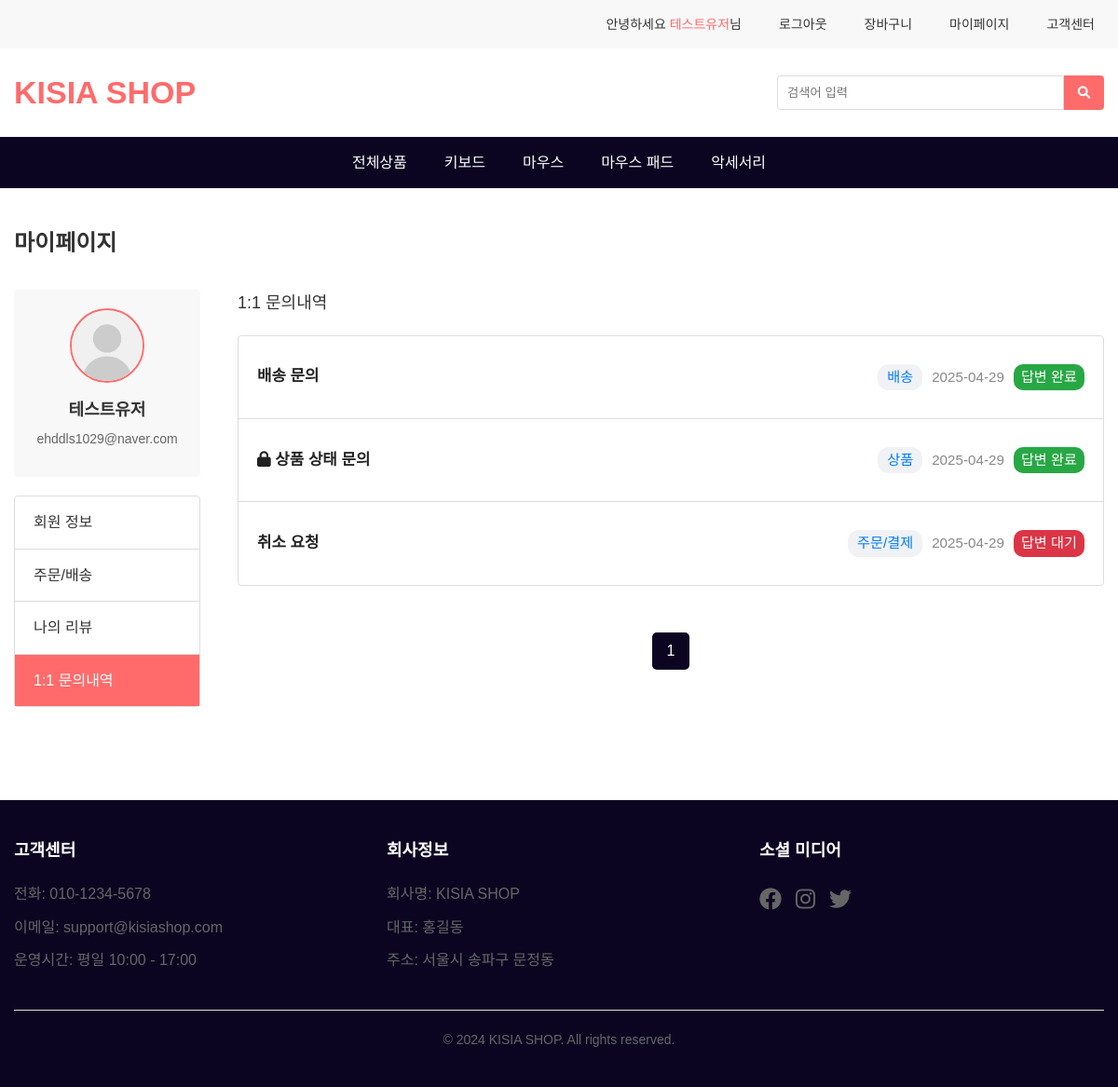
/mainmenu/mypage.php?tab=mypage_inquiry.php (signed in), run on the app's committed database.
### tables this page shows
CREATE TABLE IF NOT EXISTS inquiry (
    id INT PRIMARY KEY AUTO_INCREMENT,
    user_id INT,
    title VARCHAR(255),
    content TEXT,
    is_secret BOOLEAN,
    type VARCHAR(50) NOT NULL,
    created_at DATETIME DEFAULT CURRENT_TIMESTAMP,
    secret_password VARCHAR(255),
    inquiry_status VARCHAR(50) NOT NULL DEFAULT '답변 대기',
    answer TEXT,
    answer_at DATETIME,
    FOREIGN KEY (user_id) REFERENCES users(id) ON DELETE SET NULL
);

### mainmenu/queries/get_header_session.php (called while the page is built, shortened)
<?php
    $name = $_SESSION['name'] ?? '';
    $email = $_SESSION['email'] ?? '';
?>

### mainmenu/queries/get_mypage_inquiry.php (called while the page is built, shortened)
<?php
    require_once '/var/www/html/mainmenu/common/db.php';
    $userId = $_SESSION['id'];
    $page = isset($_GET['page']) ? (int)$_GET['page'] : 1;
    $items_per_page = 3;
    $offset = ($page - 1) * $items_per_page;
    $sql = "SELECT * FROM inquiry WHERE user_id = ? LIMIT ?, ?";
    $stmt = mysqli_prepare($conn, $sql);
    mysqli_stmt_bind_param($stmt, "iii", $userId, $offset, $items_per_page);
    mysqli_stmt_execute($stmt);
    $get_inquiry = mysqli_stmt_get_result($stmt);
    $inquiry = mysqli_fetch_all($get_inquiry, MYSQLI_ASSOC);
    $count_sql = "SELECT COUNT(*) as total FROM inquiry WHERE user_id = ?";
    $stmt_count = mysqli_prepare($conn, $count_sql);
    mysqli_stmt_bind_param($stmt_count, "i", $userId);
    mysqli_stmt_execute($stmt_count);
    $result_count = mysqli_stmt_get_result($stmt_count);
    $total_row = mysqli_fetch_assoc($result_count);
    $total_items = (int)$total_row['total'];
    $total_pages = ceil($total_items / $items_per_page);
?>

### mainmenu/mypage_inquiry.php (the view, shortened to what this page needs)
<?php require_once 'queries/get_mypage_inquiry.php'; ?>
        <div class="container">
            <div class="mypage-container">
                <h2 class="page-title">마이페이지</h2>
                <div class="mypage-content">
                    <div class="mypage-sidebar">
                        <div class="profile-section">
                            <div class="profile-image">
                                <img src="profile/default-profile.svg" alt="프로필 이미지">
                            </div>
                            <div class="profile-info">
                                <h3 class="profile-name"><?php echo htmlspecialchars($name); ?></h3>
                                <p class="profile-email"><?php echo htmlspecialchars($email); ?></p>
                            </div>
                        </div>
                        <ul class="mypage-menu">
                            <li><a href="mypage.php?tab=mypage_profile.php" data-section="profile-edit-section">회원 정보</a></li>
                            <li><a href="mypage.php?tab=mypage_order.php" data-section="order-section">주문/배송</a></li>
                            <li><a href="mypage.php?tab=mypage_review.php" data-section="review-section">나의 리뷰</a></li>
                            <li><a href="mypage.php?tab=mypage_inquiry.php" data-section="inquiry-section" class="active">1:1 문의내역</a></li>
                        </ul>
                    </div>
                    <div class="mypage-section" id="inquiry-section">
                        <h3>1:1 문의내역</h3>
                        <div class="inquiry-list">
                            <?php foreach($inquiry as $i) : ?>
                                <div class="inquiry-item">
                                    <div class="inquiry-header">
                                        <a href="inquiry_detail.php?id=<?php echo $i['id']; ?>">
                                            <h4>
                                                <?php if($i['is_secret']) echo '<i class="fas fa-lock"></i> '; ?>
                                                <?php echo htmlspecialchars($i['title']); ?>
                                            </h4>
                                        </a>
                                        <div class="inquiry-info-group">
                                            <span class="inquiry-type"><?php echo $i['type']; ?></span>
                                            <span class="inquiry-date"><?php echo date('Y-m-d', strtotime($i['created_at'])); ?></span>
                                            <?php if($i['inquiry_status'] == '답변 대기') : ?>
                                                <span class="inquiry-status">답변 대기</span>
                                            <?php elseif($i['inquiry_status'] == '답변 완료') : ?>
                                                <span class="inquiry-status_done">답변 완료</span>
                                            <?php endif; ?>
                                        </div>
                                    </div>
                                </div>
                            <?php endforeach; ?>
                        </div>
                        <div class="pagination" id="pagination">
                            <?php
                                for ($i = 1; $i <= $total_pages; $i++) {
                                    $active = $i == $page ? 'active' : '';
                                    echo "<a href='?page=$i' class='$active'>$i</a>";
                                }
                            ?>
                        </div>
                    </div>
                </div>
            </div>
        </div>

### mainmenu/css/style.css (style rules this page uses)
* { margin: 0; padding: 0; box-sizing: border-box; }
body { font-family: 'Noto Sans KR', sans-serif; line-height: 1.6; color: #333; }
.container { max-width: 1200px; margin: 0 auto; padding: 0 15px; }
a { text-decoration: none; color: inherit; }
ul { list-style: none; }

### mainmenu/css/mypage.css (style rules this page uses)
.mypage-container { padding: 40px 0; }
.page-title { margin-bottom: 30px; font-size: 24px; font-weight: 700; }
.mypage-content { display: flex; gap: 40px; }
.mypage-sidebar { width: 200px; flex-shrink: 0; }
.profile-section { background-color: #f8f8f8; border-radius: 4px; padding: 20px; margin-bottom: 20px; text-align: center; }
.profile-image { width: 80px; height: 80px; margin: 0 auto 15px; border-radius: 50%; overflow: hidden; border: 2px solid #ff6b6b; }
.profile-image img { width: 100%; height: 100%; object-fit: cover; }
.profile-info { margin-bottom: 10px; }
.profile-name { font-size: 18px; font-weight: 700; margin-bottom: 5px; color: #333; }
.profile-email { font-size: 14px; color: #666; }
.mypage-menu { list-style: none; padding: 0; margin: 0; border: 1px solid #ddd; border-radius: 4px; }
.mypage-menu li { border-bottom: 1px solid #ddd; }
.mypage-menu li:last-child { border-bottom: none; }
.mypage-menu a { display: block; padding: 15px 20px; color: #333; text-decoration: none; transition: all 0.3s ease; }
.mypage-menu a.active { background-color: #ff6b6b; color: white; }
.mypage-section { flex: 1; }
.mypage-section h3 { margin-bottom: 20px; font-size: 18px; font-weight: 500; }
.inquiry-list { border: 1px solid #ddd; border-radius: 4px; }
.inquiry-item { padding: 20px; border-bottom: 1px solid #ddd; }
.inquiry-item:last-child { border-bottom: none; }
.inquiry-header { display: flex; align-items: center; justify-content: space-between; gap: 16px; padding: 10px 0; }
.inquiry-header a { flex: 1; min-width: 0; text-decoration: none; }
.inquiry-header h4 { margin: 0; font-size: 1.05rem; color: #222; white-space: nowrap; overflow: hidden; text-overflow: ellipsis; }
.inquiry-info-group { display: flex; align-items: center; gap: 10px; }
.inquiry-type { background: #f0f2f5; color: #007bff; padding: 2px 10px; border-radius: 12px; font-size: 0.95rem; }
.inquiry-date { color: #888; font-size: 0.95rem; }
.inquiry-status_done { font-size: 0.95rem; color: #fff; background: #28a745; border-radius: 10px; padding: 2px 8px; }
.inquiry-status { font-size: 0.95rem; color: #fff; background: #dc3545; border-radius: 10px; padding: 2px 8px; }
.pagination { display: flex ; justify-content: center; align-items: center; gap: 10px; margin: 50px 0; }
.pagination a { display: inline-flex ; align-items: center; justify-content: center; width: 40px; height: 40px; border-radius: 5px; background-color: white; color: #333; text-decoration: none; transition: all 0.3s; }
.pagination a.active { background-color: #0c0521; color: white; }

### mainmenu/common/footer.php (style rules this page uses)
.container { max-width: 1200px; margin: 0 auto; padding: 0 15px; }

### data on the page
inquiry: title "배송 문의", type "배송", created_at "2025-04-29", inquiry_status "답변 완료"
inquiry: is_secret 1 (drawn), title "상품 상태 문의", type "상품", created_at "2025-04-29", inquiry_status "답변 완료"
inquiry: title "취소 요청", type "주문/결제", created_at "2025-04-29", inquiry_status "답변 대기"

### other printed values
$name "테스트유저"
$email "ehddls1029@naver.com"
